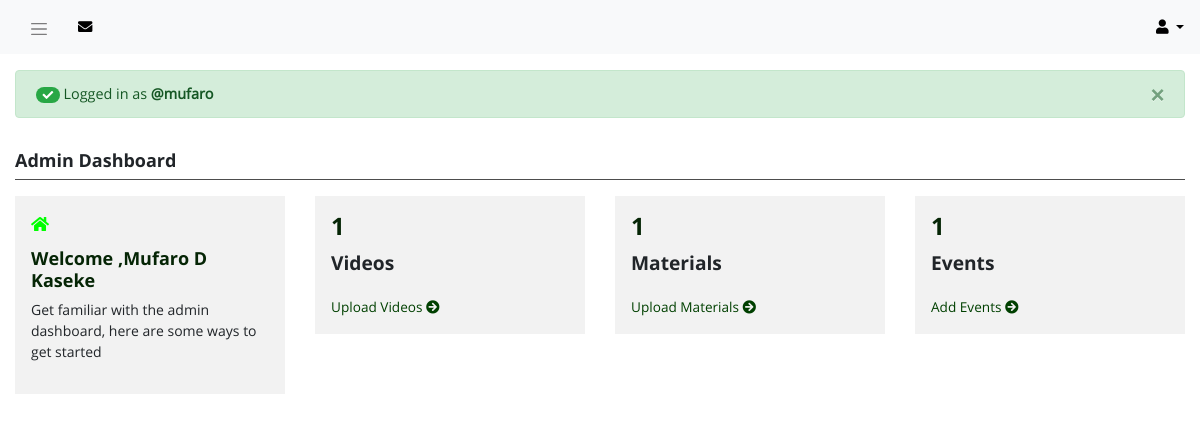
Page /admin/index.php?result=login_success (signed in) on the committed database.
### tables this page shows
CREATE TABLE `videos` (
  `ID` int(11) NOT NULL,
  `code` varchar(255) NOT NULL,
  `title` varchar(255) NOT NULL,
  `description` varchar(255) NOT NULL,
  `caption` varchar(255) NOT NULL,
  `link` varchar(255) NOT NULL,
  `entry_date` datetime NOT NULL DEFAULT CURRENT_TIMESTAMP
);

CREATE TABLE `materials` (
  `ID` int(11) NOT NULL,
  `code` varchar(255) NOT NULL,
  `title` varchar(255) NOT NULL,
  `author` varchar(255) NOT NULL,
  `pub_date` datetime NOT NULL,
  `category` varchar(255) NOT NULL,
  `preview` varchar(255) NOT NULL,
  `link` varchar(255) NOT NULL,
  `entry_date` datetime NOT NULL DEFAULT CURRENT_TIMESTAMP
);

CREATE TABLE `events` (
  `ID` int(11) NOT NULL,
  `code` varchar(255) NOT NULL,
  `title` varchar(255) NOT NULL,
  `date` datetime NOT NULL,
  `description` varchar(255) NOT NULL,
  `caption` varchar(255) NOT NULL,
  `link` varchar(255) NOT NULL,
  `entry_date` datetime NOT NULL DEFAULT CURRENT_TIMESTAMP
);

### admin/includes/functions.php (called while the page is built, shortened)
<?php
function getAllMaterials($conn) {
  $sql = "SELECT * FROM materials ORDER BY entry_date DESC";
  $result = mysqli_query($conn, $sql);
  $materials = [];
  if (mysqli_num_rows($result) > 0) {
    while($row = mysqli_fetch_assoc($result)) {
      $materials[$row['code']] = $row;
    }
    return $materials;
  }
  return false;
}
function getAllVideos($conn) {
  $sql = "SELECT * FROM videos";
  $result = mysqli_query($conn, $sql);
  $videos = [];
  if (mysqli_num_rows($result) > 0) {
    while($row = mysqli_fetch_assoc($result)) {
      $videos[$row['code']] = $row;
    }
    return $videos;
  }
  return false;
}
function getAllEvents($conn) {
  $sql = "SELECT * FROM events ORDER BY entry_date DESC";
  $result = mysqli_query($conn, $sql);
  $events = [];
  if (mysqli_num_rows($result) > 0) {
    while($row = mysqli_fetch_assoc($result)) {
      $events[$row['code']] = $row;
    }
    return $events;
  }
  return false;
}
?>

### admin/index.php (the view, shortened to what this page needs)
<?php
require '../includes/db_connect.php';
require './includes/functions.php';
?>
<!DOCTYPE html>
<html lang="en">
<head>
  <link rel="stylesheet" href="<?php echo ROOT?>/lib/bootstrap/css/bootstrap.min.css">
  <link rel="stylesheet" href="<?php echo ROOT?>/lib/font-awesome/css/all.min.css">
  <link rel="stylesheet" href="<?php echo ROOT?>/admin/css/admin.css">
</head>
<body>
  <main class="wrapper">
    <div class="page-content-wrapper">
      <?php
      require './includes/header.php';
      ?>
      <section class="notification-panel">
        <div class="container-fluid">
          <div class="row">
            <?php
            if (isset($_GET['result'])) {
              if ($_GET['result'] === 'login_success') {
                ?>
                <div class="col-12">
                  <div class="notification">
                    <div class="alert alert-success alert-dismissible fade show" role="alert">
                      <strong><span class="badge badge-pill badge-success"><i class="fa fa-check"></i></span></strong> Logged in as <strong>@<?php echo $_SESSION['username'];?></strong>
                      <button type="button" class="close" data-dismiss="alert" aria-label="Close">
                        <span aria-hidden="true">&times;</span>
                      </button>
                    </div>
                  </div>
                </div>
                <?php
              }
            }
            ?>
          </div>
        </div>
      </section>
      <section class="main-content">
        <div class="container-fluid">
          <div class="row">
            <div class="col-12">
              <div class="dash-panel dash-welcome">
                <div class="dash-panel-header d-flex justify-content-between">
                  <h4>Admin Dashboard</h4>
                </div>
                <div class="dash-panel-content">
                  <div class="row">
                    <div class="col-md-6 col-lg-3">
                      <div class="dash-welcome-msg">
                        <i class="fa fa-home"></i>
                        <h4>Welcome ,<?php echo $_SESSION['name'];?></h4>
                        <p>Get familiar with the admin dashboard, here are some ways to get started</p>
                      </div>
                    </div>
                    <div class="col-md-6 col-lg-3">
                      <div class="small-box dash-welcome-info">
                        <div class="inner">
                          <h3>
                            <?php
                            $videos = getAllVideos($conn);
                            if ($videos !== false) {
                              echo count($videos);
                            } else {
                              echo '0';
                            }
                            ?>
                          </h3>
                          <p>Videos</p>
                        </div>
                        <a href="<?=ROOT;?>/admin/videos.php" class="small-box-footer">Upload Videos <i class="fas fa-arrow-circle-right"></i></a>
                      </div>
                    </div>
                    <div class="col-md-6 col-lg-3">
                      <div class="small-box dash-welcome-info">
                        <div class="inner">
                          <h3>
                            <?php
                            $materials = getAllMaterials($conn);
                            if ($materials !== false) {
                              echo count($materials);
                            } else {
                              echo '0';
                            }
                            ?>
                          </h3>
                          <p>Materials</p>
                        </div>
                        <a href="<?=ROOT;?>/admin/materials.php" class="small-box-footer">Upload Materials <i class="fas fa-arrow-circle-right"></i></a>
                      </div>
                    </div>
                    <div class="col-md-6 col-lg-3">
                      <div class="small-box dash-welcome-info">
                        <div class="inner">
                          <h3>
                            <?php
                            $events = getAllEvents($conn);
                            if ($events !== false) {
                              echo count($events);
                            } else {
                              echo '0';
                            }
                            ?>
                          </h3>
                          <p>Events</p>
                        </div>
                        <a href="<?=ROOT;?>/admin/events.php" class="small-box-footer">Add Events <i class="fas fa-arrow-circle-right"></i></a>
                      </div>
                    </div>
                  </div>
                </div>
              </div>
            </div>
          </div>
        </div>
      </section>
    </div>
  </main>
</body>
</html>

### admin/css/admin.css (style rules this page uses)
body { font-family: "OpenSans", Arial, sans-serif; }
h3 { font-size: 24px; }
h4 { font-size: 18px; }
p { font-size: 14px; }
h1, h2, h3, h4, h5, h6 { line-height: 1.2em; }
.wrapper { display: flex; }
.page-content-wrapper { width: 100%; }
.notification-panel { padding: 1rem 0; }
.notification-panel .notification .alert { font-size: 0.9rem; }
.dash-panel .dash-panel-header { border-bottom: 1px solid #4d4d4d; margin-bottom: 1rem; }
.dash-panel .dash-panel-header h4 { font-family: "OpenSans-Bold", Arial, sans-serif; }
.dash-welcome .dash-welcome-msg { padding: 1rem; margin-bottom: 1.5rem; background: #f2f2f2; }
.dash-welcome .dash-welcome-msg i { color: #00FF00; margin-bottom: 1rem; }
.dash-welcome .dash-welcome-msg h4 { color: #052505; font-family: "OpenSans-Bold", Arial, sans-serif; }
.dash-welcome .dash-welcome-info { padding: 1rem; background: #f2f2f2; }
.dash-welcome .dash-welcome-info h3 { color: #052505; font-family: "OpenSans-Bold", Arial, sans-serif; }
.dash-welcome .dash-welcome-info p { font-size: 1.2rem; font-family: "OpenSans-Bold", Arial, sans-serif; }
.dash-welcome .dash-welcome-info a { color: #004000; font-size: 0.85rem; }

### rows in the picture
videos: code "1"
materials: code "1"
events: code "1"

### other values in the picture
$_SESSION['username'] "mufaro"
$_SESSION['name'] "Mufaro D Kaseke"
